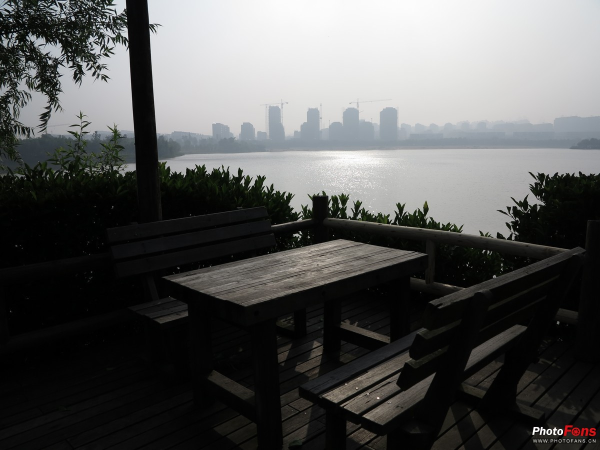
%> input picture images/13.jpg, 1200 x 900 px, given in place of 13.png, which was not available (shown at 1/2 size)
$ octave demo_ALSP.m   (GNU Octave 9; MATLAB toolbox functions it lacks are replaced by stand-ins)
%> lines starting %> are read from the running program, lines starting %| are printed output that depends on the picture; pictures that were not available may be replaced by others from this repository, and a replacement may not be noted
### Processing_ALSP.m
function [J,transmission] = Processing_ALSP(image,ImageType)
%> called with ImageType = 3
    if ImageType == 1
        %%%% the hazy image
        param.image = im2double(image);
        param.gamma = 1;
        %Increase Omega for preventing over-enhancement, for naturally, [5,50] is suggested
        param.Omega=20;
        [J,transmission]=ALSP(param,ImageType);
    elseif ImageType == 2
        %%%% The underwater image
        param.image = (im2double(image));
        param.gamma = 0.9;
        %Increase Omega for preventing over-enhancement, for naturally, [5,50] is suggested
        param.Omega=20;
        [J,transmission]=ALSP(param,ImageType);
        %color correct
        J=whitebalance(J);
        mi = prctile2019(J,1,[1 2]);
        ma = prctile2019(J,99,[1 2]);
        J = ( J - mi)./(ma-mi);
        J=whitebalance(J);
    elseif ImageType == 3
        %%%% the low light image
        param.image = 1-im2double(image)+0.01;
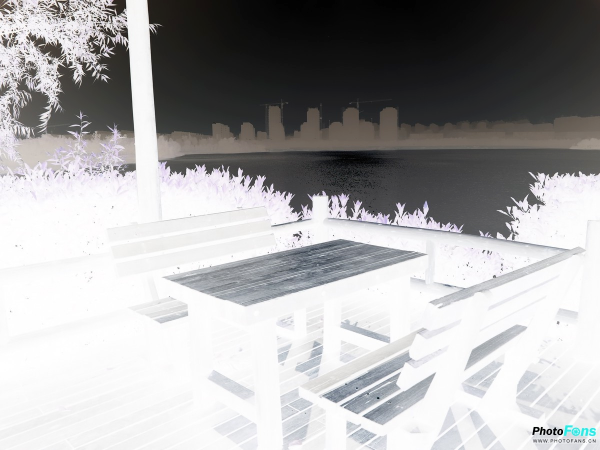
%> param.image: size 900x1200x3 double (shown at 1/2 size); mean R, G, B 0.672, 0.669, 0.672; drawn with min black and max white
        param.gamma = 0.9;
        param.Omega=2;
        [J,transmission]=ALSP(param,ImageType);
        J=1-J;
    end
end

### ALSP.m
function [J,t_final]=ALSP(param,ImageType)
%> called with ImageType = 3
I1=param.image;
[m,n,~] = size(I1);
%> m = 900; n = 1200
gamma=param.gamma;
%> gamma = 0.9
Omega=param.Omega;
%> Omega = 2
% pre-defined hyper-parameters
coff=0.02;
patch_size = round(coff*sqrt(m*n));
%> patch_size = 21
dsample=0.2;
tic
% calculate the Ambient light
A = Ambient_light(I1,ImageType);% A is the Ambient light of far region

%%downsample for low computing time
I1_dsample=imresize(I1,dsample);
%%Ambient light for estimating transmission
[m1,n1,~] = size(I1_dsample);
x_AA = reshape(repmat(A,[m1*n1,1]),m1,n1,3);
t1 = real(transmission_ALSM(I1_dsample,x_AA,round(coff*sqrt(m1*n1))));
% mean value as atmospheric light;
A1 = mean( mean(I1_dsample),2); % A1 is the Ambient light of near region
x_RGB = reshape(repmat(A1,[m1*n1,1]),m1,n1,3);
thr=1;
for step = 1 :5
    %%mean value for estimating transmission
    transmission1 = real(transmission_ALSM(I1_dsample,x_RGB,round(coff*sqrt(m1*n1))));
    ss=t1./transmission1;
    mask  = ss>thr;
    t1_mask=mask.*t1;
    t_sl = reshape(t1_mask(mask),1,[]);
    temp_A=get_near_AL(I1_dsample,t_sl,t1_mask,mask,Omega);
    if step>=1
        %remove sky region effect
        t_l = prctile(t_sl,5);
        t_min = mean(t_sl(t_sl<t_l));
    end
    %mean(sqrt(((temp_A(:)-A1(:)).^2)))
    if mean(sqrt(((temp_A(:)-A1(:)).^2)))>0.03
        A1=temp_A;
    else
        A1=temp_A;
       % step
       break;
   end
    x_RGB = reshape(repmat(A1,[m1*n1,1]),m1,n1,3);
end

mask_full=imresize(mask,[m n]);
mask_full=imgaussfilt(double(mask_full),10*patch_size);

% % calculate transmission map
if ImageType==3
    A=[1,1,1];
    AA = reshape(repmat(A,[m*n,1]),m,n,3);
    transmission = real(transmission_ALSM(I1,AA,patch_size));
    t_final = min(max(transmission, 0.05),1);
else
    %refine the ambient light
    AA = reshape(repmat(A1,[m*n,1]),m,n,3).*mask_full+reshape(repmat(A,[m*n,1]),m,n,3).*(1-mask_full);
    transmission = real(transmission_ALSM(I1,AA,patch_size));

    %set low bound for sky region or far region
    transmission_dsample=imresize(transmission,dsample);
    t1_mask=mask.*transmission_dsample;
    t_sl = reshape(t1_mask(mask),1,[]);
    t_l = prctile(t_sl,5);
    t_m = mean(t_sl(t_sl<t_l));
    t1_mask(mask==1)=t_m;
    t1_mask(mask==0)=t_min;
    transmission2=imresize(t1_mask,[m n]);
    transmission=max(transmission2,transmission);
    %avoiding over-exposure
    tm=(I1-AA)./(1-AA+0.01);tm=median(tm,3)+0.02;

    % t_final = min(max(transmission, t_min),1);
    t_final = min(max(transmission, tm),0.95);
end

t_final = guidedfilter(rgb2gray(I1),t_final,4*patch_size,0.01); % non-overlapping patches calls for larger patch size in smoothing
J = (I1-AA)./(t_final.^gamma)+AA;
% J(J>1)=1;
J(J<0)=0.01;
toc

end

### Ambient_light.m
function [A] = Ambient_light(image,ImageType)
patch_size= 55; % larger patch size to filter out the local white regions
%> (the run ends here)

$ run again, with images/001.png saved as images/13.jpg
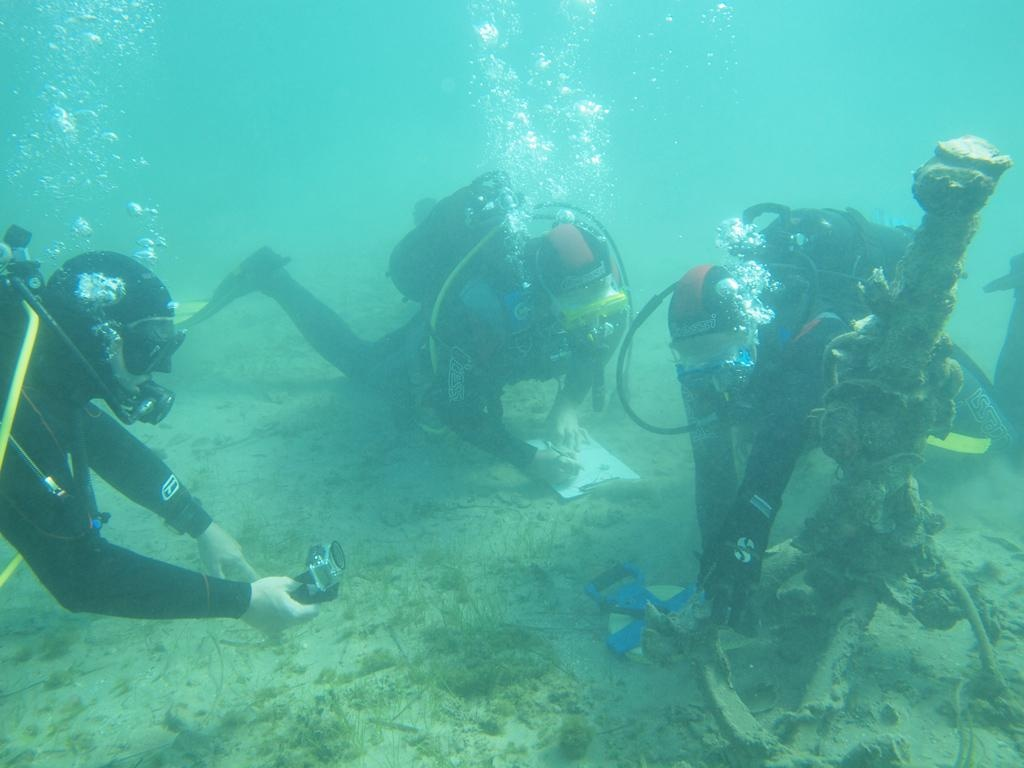
%> input picture images/001.png, 1024 x 768 px, given in place of 13.png, which was not available
%> in Processing_ALSP, `param.image = 1-im2double(image)+0.01;`:
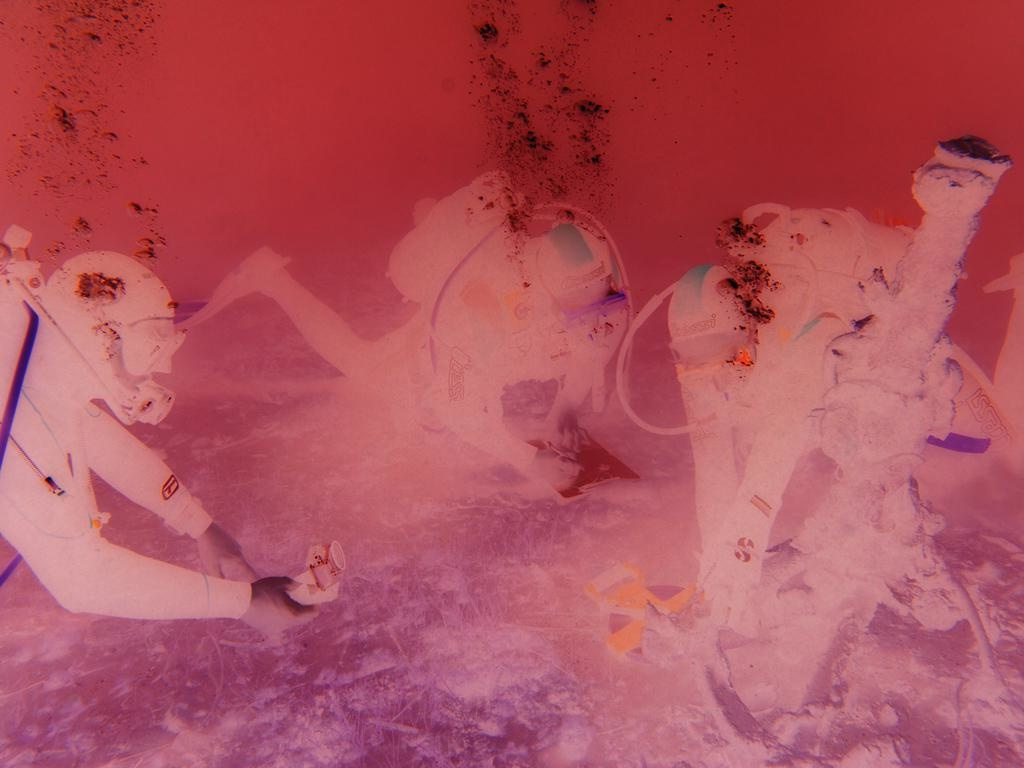
%> param.image: size 768x1024x3 double; mean R, G, B 0.694, 0.316, 0.361
%> gamma = 0.9
%> Omega = 2

$ run again, with images/027.png saved as images/13.jpg
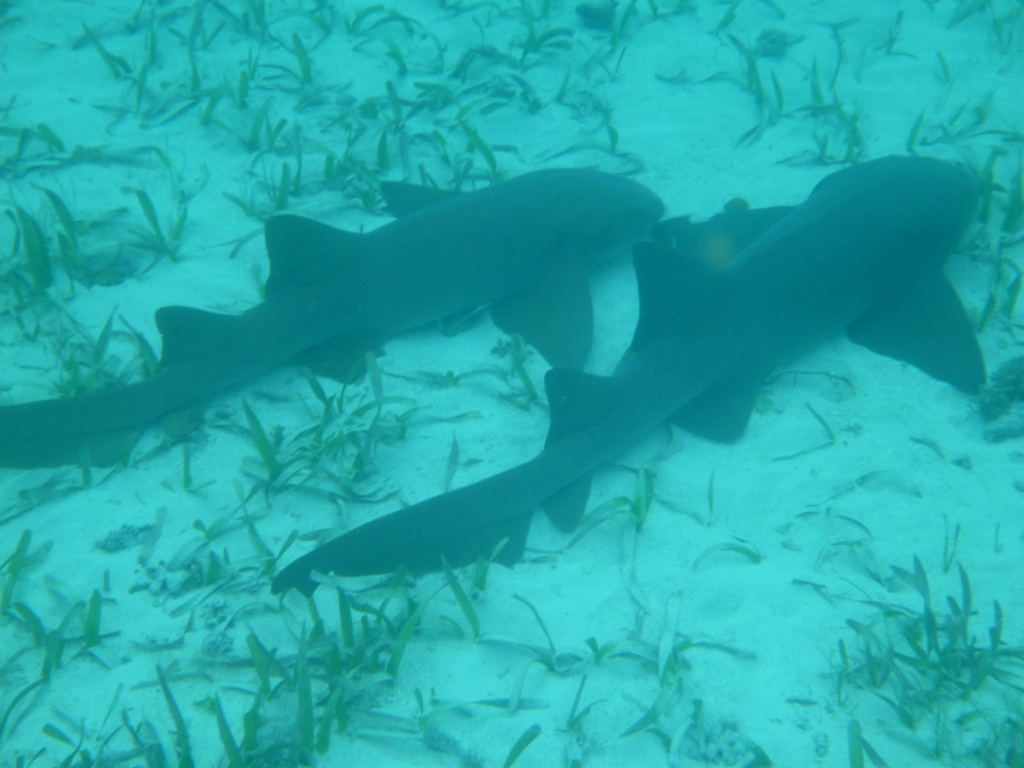
%> input picture images/027.png, 1024 x 768 px, given in place of 13.png, which was not available
%> in Processing_ALSP, `param.image = 1-im2double(image)+0.01;`:
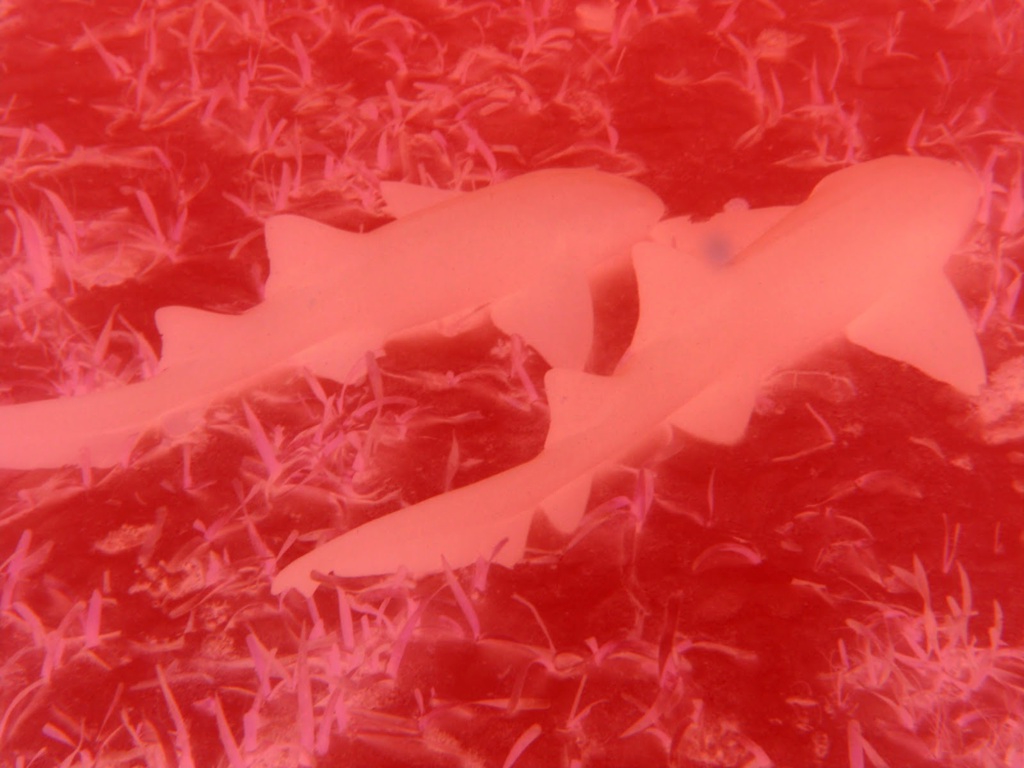
%> param.image: size 768x1024x3 double; mean R, G, B 0.872, 0.34, 0.337; drawn with min black and max white
%> gamma = 0.9
%> Omega = 2
